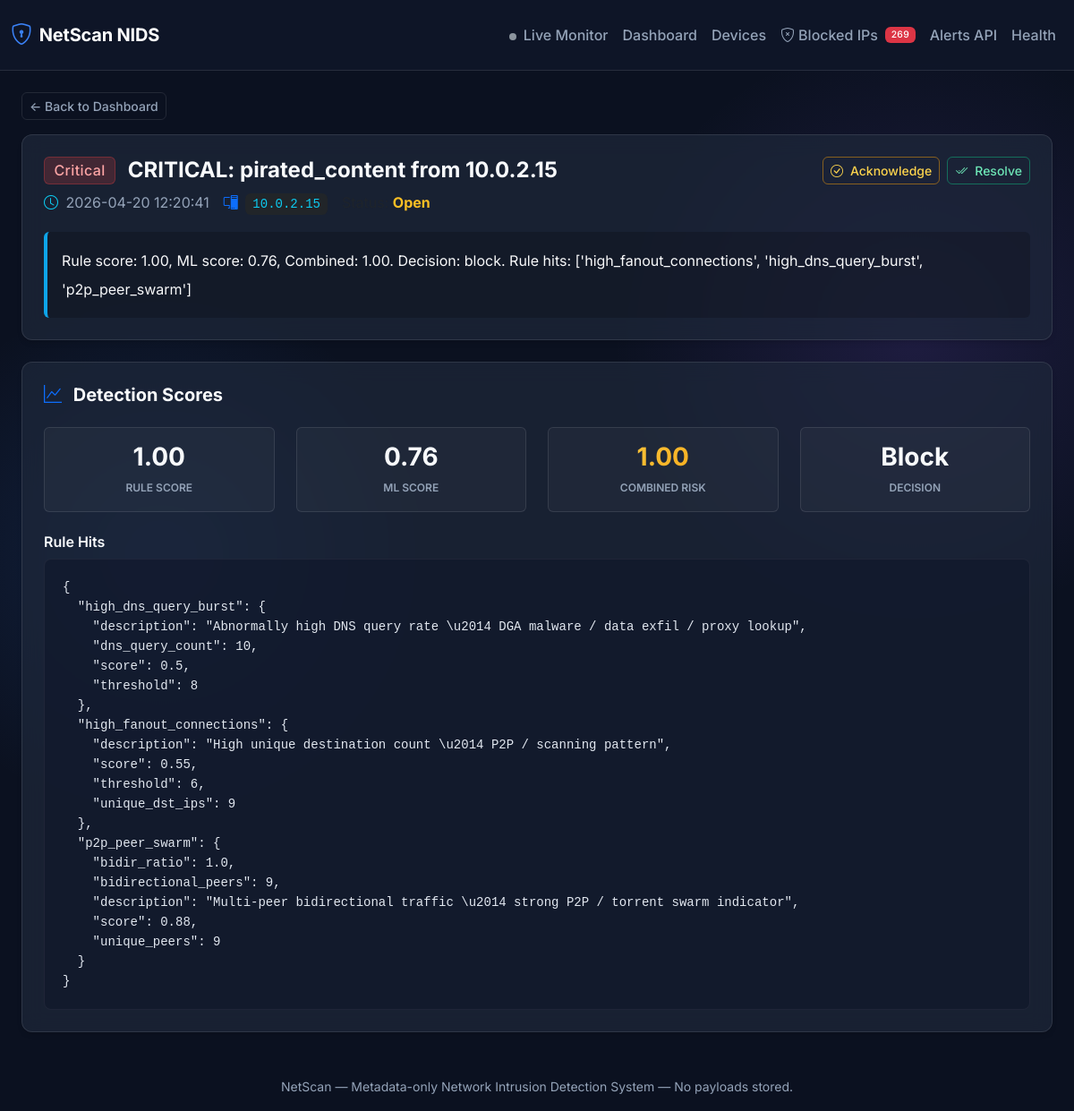
The page /alert/122 on the database its author committed.
### app/db/models.py (models this page shows)
class Base(DeclarativeBase):
    pass

class Alert(Base):
    __tablename__ = "alerts"
    id: Mapped[int] = mapped_column(Integer, primary_key=True, autoincrement=True)
    detection_id: Mapped[int | None] = mapped_column(ForeignKey("detections.id"), nullable=True, index=True)
    ai_assessment_id: Mapped[int | None] = mapped_column(
        ForeignKey("ai_assessments.id"), nullable=True, index=True
    )
    src_ip: Mapped[str] = mapped_column(String(64), index=True)
    window_start: Mapped[datetime] = mapped_column(DateTime, index=True)
    window_end: Mapped[datetime] = mapped_column(DateTime, index=True)
    title: Mapped[str] = mapped_column(String(200))
    summary: Mapped[str] = mapped_column(Text)
    severity: Mapped[str] = mapped_column(String(16))
    threat_type: Mapped[str] = mapped_column(String(64))
    status: Mapped[str] = mapped_column(String(16), default="open")  # open|acknowledged|resolved
    created_at: Mapped[datetime] = mapped_column(DateTime, default=datetime.utcnow)
    resolved_at: Mapped[datetime | None] = mapped_column(DateTime, nullable=True)
    detection: Mapped["Detection | None"] = relationship(back_populates="alerts")

### app/api/routes_dashboard.py (the view)
@router.get("/alert/{alert_id}", response_class=HTMLResponse)
def alert_detail_page(alert_id: int, request: Request, db: Session = Depends(get_db)):
    alert = db.query(Alert).filter(Alert.id == alert_id).first()
    detection = None
    ai = None
    if alert and alert.detection_id:
        detection = db.query(Detection).filter(Detection.id == alert.detection_id).first()
    if alert and alert.ai_assessment_id:
        ai = db.query(AIAssessment).filter(AIAssessment.id == alert.ai_assessment_id).first()
    return templates.TemplateResponse(
        request,
        "alert_detail.html",
        {
            "alert": alert,
            "detection": detection,
            "ai": ai,
        },
    )

### templates/alert_detail.html (shortened to what this page needs)
{% extends "base.html" %}
{% block content %}
{% if not alert %}
<div class="alert alert-danger">Alert not found.</div>
{% else %}
<a href="/" class="btn btn-outline-secondary btn-sm mb-3">← Back to Dashboard</a>
<div class="card p-4 mb-4 border-0">
    <div class="d-flex justify-content-between align-items-start mb-3">
        <div>
            <h4 class="fw-bold mb-2">
                <span class="badge badge-{{ alert.severity }} me-2 align-middle fs-6">{{ alert.severity|title }}</span>
                <span class="align-middle">{{ alert.title }}</span>
            </h4>
            <p class="text-secondary mb-1 d-flex align-items-center gap-3">
                <span><i class="bi bi-clock text-info me-1"></i> {{ alert.created_at.strftime('%Y-%m-%d %H:%M:%S')
                    }}</span>
                <span><i class="bi bi-pc-display text-primary me-1"></i> <code
                        class="bg-dark px-2 py-1 rounded text-info">{{ alert.src_ip }}</code></span>
                <span><span class="text-muted">Status:</span>
                    {% if alert.status == 'open' %}
                    <strong class="text-warning">Open</strong>
                    {% elif alert.status == 'acknowledged' %}
                    <strong class="text-info">Acknowledged</strong>
                    {% else %}
                    <strong class="text-success">Resolved</strong>
                    {% endif %}
                </span>
            </p>
        </div>
        <div class="d-flex gap-2">
            {% if alert.status == 'open' %}
            <button class="btn btn-sm btn-outline-warning d-flex align-items-center gap-2"
                onclick="patchStatus({{ alert.id }}, 'acknowledged')">
                <i class="bi bi-check-circle"></i> Acknowledge
            </button>
            <button class="btn btn-sm btn-outline-success d-flex align-items-center gap-2"
                onclick="patchStatus({{ alert.id }}, 'resolved')">
                <i class="bi bi-check2-all"></i> Resolve
            </button>
            {% elif alert.status == 'acknowledged' %}
            <button class="btn btn-sm btn-outline-success d-flex align-items-center gap-2"
                onclick="patchStatus({{ alert.id }}, 'resolved')">
                <i class="bi bi-check2-all"></i> Resolve
            </button>
            {% endif %}
        </div>
    </div>
    <div class="p-3 rounded" style="background: rgba(0,0,0,0.2); border-left: 4px solid var(--accent-info);">
        <p class="mb-0 text-light lh-lg">{{ alert.summary }}</p>
    </div>
</div>
{% if detection %}
<div class="card p-4 mb-4 border-0">
    <h5 class="fw-bold mb-4"><i class="bi bi-graph-up text-primary me-2"></i> Detection Scores</h5>
    <div class="row g-4">
        <div class="col-md-3">
            <div class="p-3 rounded text-center h-100"
                style="background: rgba(255,255,255,0.03); border: 1px solid var(--border-light);">
                <h3 class="mb-1 fw-bold text-gradient-primary">{{ '%.2f'|format(detection.rule_score) }}</h3>
                <small class="text-secondary text-uppercase fw-semibold tracking-wide" style="font-size: 0.75rem;">Rule
                    Score</small>
            </div>
        </div>
        <div class="col-md-3">
            <div class="p-3 rounded text-center h-100"
                style="background: rgba(255,255,255,0.03); border: 1px solid var(--border-light);">
                <h3 class="mb-1 fw-bold text-gradient-primary">{{ '%.2f'|format(detection.ml_score) }}</h3>
                <small class="text-secondary text-uppercase fw-semibold tracking-wide" style="font-size: 0.75rem;">ML
                    Score</small>
            </div>
        </div>
        <div class="col-md-3">
            <div class="p-3 rounded text-center h-100"
                style="background: rgba(255,255,255,0.03); border: 1px solid var(--border-light);">
                <h3 class="mb-1 fw-bold text-gradient-high">{{ '%.2f'|format(detection.combined_risk) }}</h3>
                <small class="text-secondary text-uppercase fw-semibold tracking-wide"
                    style="font-size: 0.75rem;">Combined Risk</small>
            </div>
        </div>
        <div class="col-md-3">
            <div class="p-3 rounded text-center h-100"
                style="background: rgba(255,255,255,0.03); border: 1px solid var(--border-light);">
                <h3 class="mb-1 fw-bold text-gradient-info text-capitalize">{{ detection.decision }}</h3>
                <small class="text-secondary text-uppercase fw-semibold tracking-wide"
                    style="font-size: 0.75rem;">Decision</small>
            </div>
        </div>
    </div>
    {% if detection.rule_hits %}
    <h6 class="mt-4 fw-semibold">Rule Hits</h6>
    <pre class="mb-0"><code>{{ detection.rule_hits | tojson(indent=2) }}</code></pre>
    {% endif %}
</div>
{% endif %}
{% endif %}
{% endblock %}

### static/style.css (style rules this page uses)
:root { --bg-base: #0b1120; --bg-surface: rgba(30, 41, 59, 0.7); --bg-surface-hover: rgba(51, 65, 85, 0.8); --border-light: rgba(255, 255, 255, 0.1); --text-main: #f8fafc; --text-muted: #94a3b8; --accent-primary: #3b82f6; --accent-critical: #ef4444; --accent-high: #f59e0b; --accent-medium: #8b5cf6; --accent-low: #10b981; --accent-info: #0ea5e9; }
body { background-color: var(--bg-base); background-image: radial-gradient(circle at 15% 50%, rgba(59, 130, 246, 0.15), transparent 25%), radial-gradient(circle at 85% 30%, rgba(139, 92, 246, 0.15), transparent 25%); background-attachment: fixed; color: var(--text-main); font-family: 'Inter', -apple-system, BlinkMacSystemFont, "Segoe UI", Roboto, "Helvetica Neue", Arial, sans-serif; -webkit-font-smoothing: antialiased; }
.card, .stat-card { background: var(--bg-surface) !important; backdrop-filter: blur(12px); -webkit-backdrop-filter: blur(12px); border: 1px solid var(--border-light) !important; border-radius: 12px; box-shadow: 0 4px 6px -1px rgba(0, 0, 0, 0.1), 0 2px 4px -1px rgba(0, 0, 0, 0.06); transition: transform 0.2s ease, box-shadow 0.2s ease, background 0.2s ease; }
h1, h2, h3, h4, h5, h6 { font-weight: 600; color: var(--text-main); }
a { color: var(--accent-primary); text-decoration: none; transition: opacity 0.2s ease; }
.badge { padding: 0.4em 0.65em; font-weight: 500; letter-spacing: 0.025em; border-radius: 6px; }
.badge-critical { background-color: rgba(239, 68, 68, 0.2); color: #fca5a5; border: 1px solid rgba(239, 68, 68, 0.3); }
.btn { font-weight: 500; border-radius: 6px; transition: all 0.2s ease; }
.btn-outline-warning { color: #fcd34d; border-color: rgba(245, 158, 11, 0.5); }
.btn-outline-success { color: #6ee7b7; border-color: rgba(16, 185, 129, 0.5); }
.btn-outline-secondary { color: var(--text-muted); border-color: var(--border-light); }
pre { background: rgba(15, 23, 42, 0.6) !important; border: 1px solid rgba(255, 255, 255, 0.05); color: #e2e8f0 !important; font-family: 'JetBrains Mono', 'Fira Code', monospace; font-size: 0.875rem; border-radius: 8px !important; padding: 1.25rem !important; }
.text-gradient-high { background: linear-gradient(135deg, #fcd34d, #f59e0b); -webkit-background-clip: text; -webkit-text-fill-color: transparent; }
.text-warning { color: #fbbf24 !important; }
.text-secondary { color: var(--text-muted) !important; }

### rows shown on the page
Alert: severity "Critical", title "CRITICAL: pirated_content from 10.0.2.15", created_at "2026-04-20 12:20:41", src_ip "10.0.2.15", summary "Rule score: 1.00, ML score: 0.76, Combined: 1.00. Decision: block. Rule hits: ['high_fanout_connections', 'high_dns_query_burst', 'p2p_peer_swarm']"

### other values the page prints
{{ '%.2f'|format(detection.rule_score) }} "1.00"
{{ '%.2f'|format(detection.ml_score) }} "0.76"
{{ '%.2f'|format(detection.combined_risk) }} "1.00"
{{ detection.decision }} "Block"
